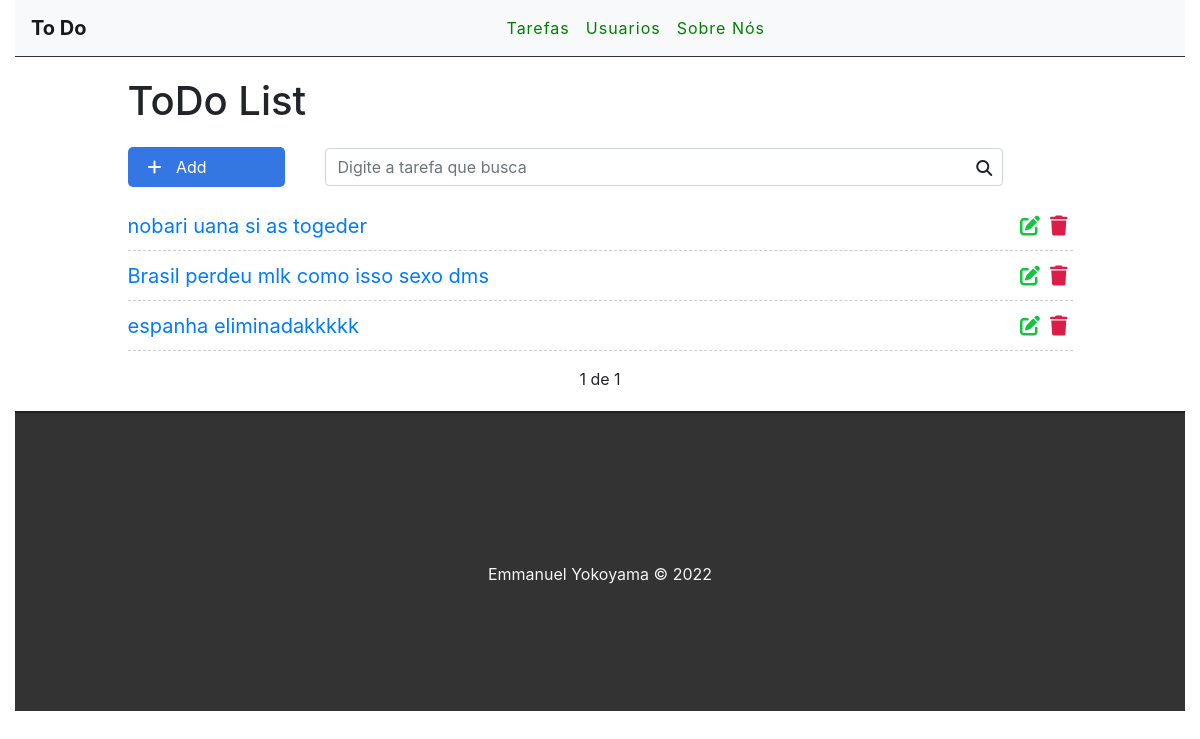
The app's page /, older data.
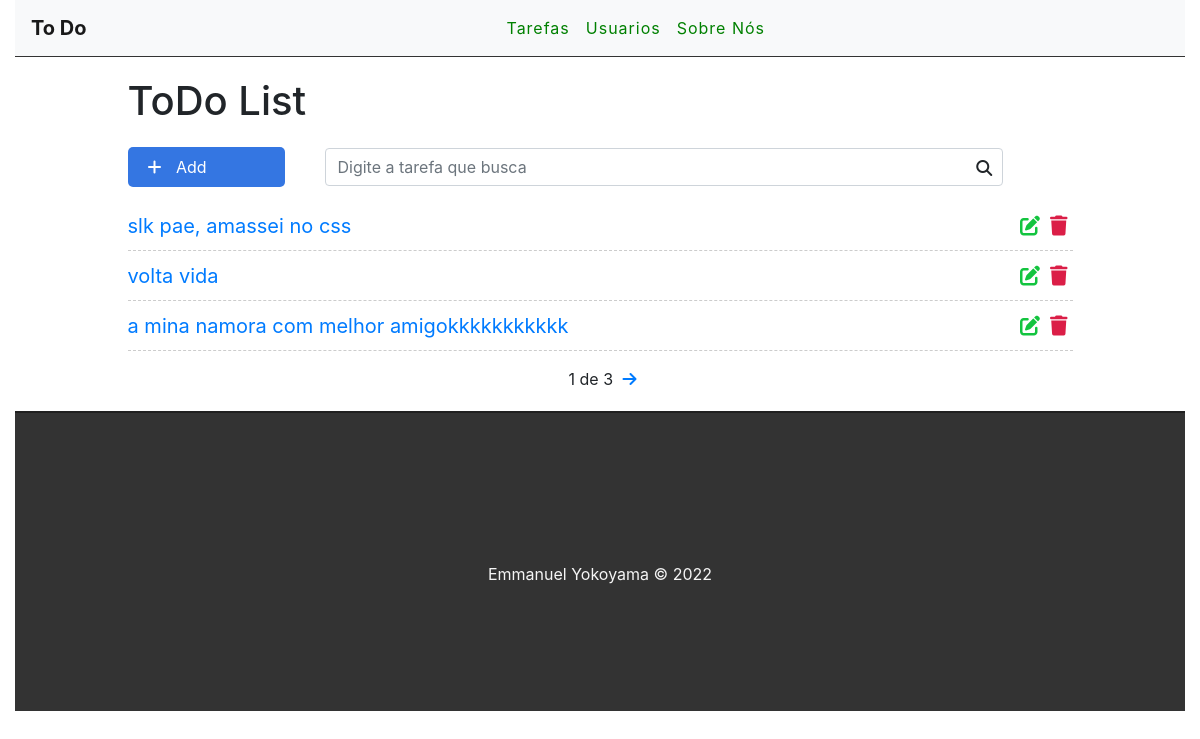
The same page, newer data.
### tasks/models.py (models this page shows, shortened)
class Task(models.Model):
    STATUS = (
        ("doing", "Doing"),
        ("done", "Done"),
    )
    title = models.CharField(max_length=255)
    desc = models.TextField()
    done = models.CharField(
        max_length=5,
        choices=STATUS
    )
    created_at = models.DateTimeField(auto_now_add=True)
    updated_at = models.DateTimeField(auto_now=True)

### tasks/views.py (the view)
# urls.py: path('', views.taskList, name="task-list"),
def taskList(request):
    tasks_list = Task.objects.all().order_by('-created_at')
    paginator = Paginator(tasks_list, 3)
    page = request.GET.get('page')
    tasks = paginator.get_page(page)
    return render(request, 'tasks/list.html', {'tasks': tasks})

### tasks/templates/tasks/list.html (shortened to what this page needs)
{% extends 'template-base.html' %}
{% block content%}
    <div class="offset-1 col-10 list-div">
        <h1>ToDo List</h1>
        <a id="add-link" href="newtask/">
            <div class="col-2 add-div">
                <i class="fas fa-plus"></i> Add
            </div>
        </a>
        <div class="col-9 search-div">
            <input class="form-control" type="text" id="search" name="search" placeholder="Digite a tarefa que busca">
            <i class="fas fa-search"></i>
        </div><br>
        <ul class="task-list">
            {% for task in tasks %}
            <li class="task-item">
                <span><a href="/task/{{task.id}}">{{task.title}}</a></span>
                <a href="delete/{{task.id}}" class="delete-btn"><span><i class="fas fa-trash"></i></span></a>
                <a href="edit/{{task.id}}"><span><i class="fas fa-edit"></i></span></a>
            </li>
            {% endfor %}
        </ul>
        <div class="pagination">
            <span class="step-links">
                <span class="current">
                    {{tasks.number}} de {{tasks.paginator.num_pages}}
                </span>
                {% if tasks.has_next %}
                    <a href="?page={{tasks.next_page_number}}"><i class="fas fa-arrow-right"></i></a>
                {%endif%}
            </span>
        </div>
    </div>
{% endblock %}

Row changes from the older to the newer data that the page shows:
no longer on this page (row unchanged): Task: title "nobari uana si as togeder"
no longer on this page (row unchanged): Task: title "Brasil perdeu mlk como isso sexo dms"
no longer on this page (row unchanged): Task: title "espanha eliminadakkkkk"
added Task: title "slk pae, amassei no css"
added Task: title "volta vida"
added Task: title "a mina namora com melhor amigokkkkkkkkkkk"
Text that changed along with them:
{{ tasks.paginator.num_pages }}: "1" → "3"
